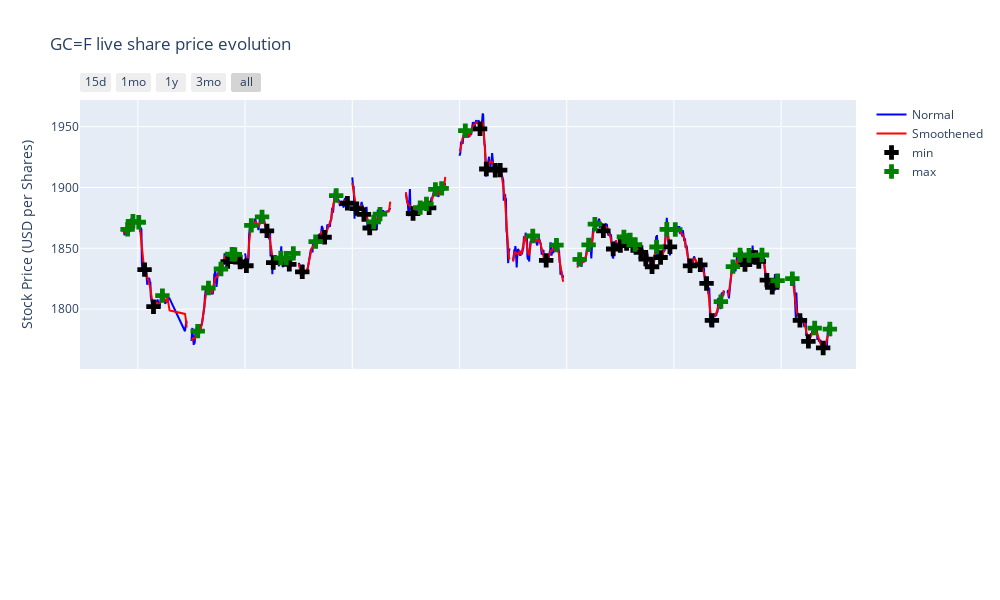

This figure's notebook cell:
### Code cell
for i in range(len(num_name)):
    MacdPlotly(i)
